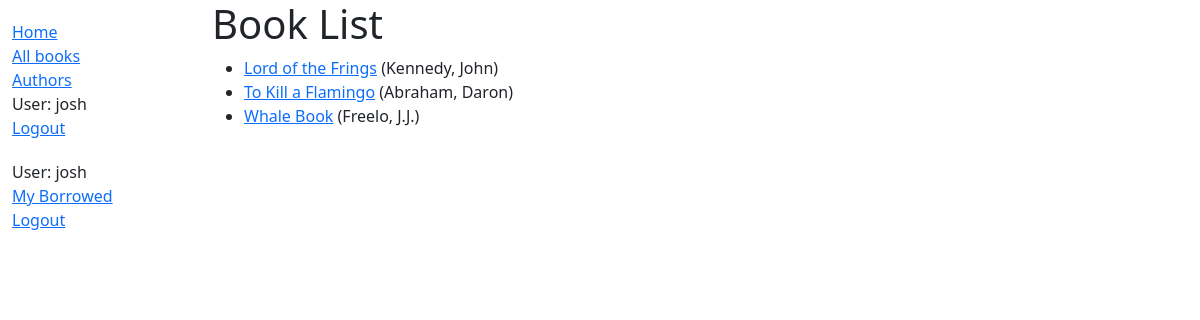
Page /catalog/books/ (signed in) on the committed database.
### catalog/models.py (models this page shows, shortened)
class Book(models.Model):
    title = models.CharField(max_length=200)
    author = models.ForeignKey('Author', on_delete=models.SET_NULL, null=True)
    summary = models.TextField(max_length=1000, help_text='Enter a brief description of the book')
    isbn = models.CharField('ISBN', max_length=13, unique=True,
                             help_text='13 Character <a href="https://www.isbn-international.org/content/what-isbn">ISBN number</a>')
    genre = models.ManyToManyField(Genre, help_text='Select a genre for this book')
    def get_absolute_url(self):
        return reverse('book-detail', args=[str(self.id)])
    def display_genre(self):
        """Create a string for the Genre. This is required to display genre in Admin."""
        return ', '.join(genre.name for genre in self.genre.all()[:3])
    display_genre.short_description = 'Genre'

class Author(models.Model):
    first_name = models.CharField(max_length=100)
    last_name = models.CharField(max_length=100)
    date_of_birth = models.DateField(null=True, blank=True)
    date_of_death = models.DateField('Died', null=True, blank=True)
    class Meta:
        ordering = ['last_name', 'first_name']
    def __str__(self):
        return f'{self.last_name}, {self.first_name}'

### catalog/views.py (the view)
# urls.py: path('books/', views.BookListView.as_view(), name='books'),
class BookListView(generic.ListView):
    model = Book
    paginate_by = 10

### catalog/templates/catalog/book_list.html
<!DOCTYPE html>
{% extends "base_generic.html" %}
{% block content %}
  <h1>Book List</h1>
  {% if book_list %}
  <ul>
    {% for book in book_list %}
      <li>
        <a href="{{ book.get_absolute_url }}">{{ book.title }}</a> ({{book.author}})
      </li>
    {% endfor %}
  </ul>
  {% else %}
    <p>There are no books in the library.</p>
  {% endif %}
{% endblock %}

### catalog/templates/base_generic.html (shortened to what this page needs)
<!DOCTYPE html>
<html lang="en">
<head>
  <link href="https://cdn.jsdelivr.net/npm/bootstrap@5.1.3/dist/css/bootstrap.min.css" rel="stylesheet">
  {% load static %}
  <link rel="stylesheet" href="{% static 'css/styles.css' %}">
</head>
<body>
  <div class="container-fluid">
    <div class="row">
      <div class="col-sm-2">
      {% block sidebar %}
        <ul class="sidebar-nav">
          <li><a href="{% url 'index' %}">Home</a></li>
          <li><a href="{% url 'books' %}">All books</a></li>
          <li><a href="{%url 'authors'%}">Authors</a></li>
         {% if user.is_authenticated %}
            <li>User: {{ user.get_username }}</li>
            <li><a href="{% url 'logout'%}?next={{request.path}}">Logout</a></li>
         {% else %}
            <li><a href="{% url 'login'%}?next={{request.path}}">Login</a></li>
         {% endif %}
        </ul>
         <ul class="sidebar-nav">
            {% if user.is_authenticated %}
                <li>User: {{ user.get_username }}</li>
                <li><a href="{% url 'my-borrowed' %}">My Borrowed</a></li>
                <li><a href="{% url 'logout'%}?next={{request.path}}">Logout</a></li>
            {% else %}
                 <li><a href="{% url 'login'%}?next={{request.path}}">Login</a></li>
            {% endif %}
         </ul>
     {% endblock %}
      </div>
      <div class="col-sm-10 ">{% block content %}{% endblock %}</div>
    </div>
  </div>
</body>
</html>

### catalog/styles.css (style rules this page uses)
.sidebar-nav { margin-top: 20px; padding: 0; list-style: none; }

### rows in the picture
Book: title "Lord of the Frings", author "Kennedy, John"
Book: title "To Kill a Flamingo", author "Abraham, Daron"
Book: title "Whale Book", author "Freelo, J.J."

### other values in the picture
{{ user.get_username }} "josh"
